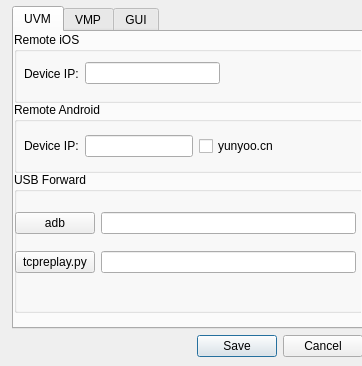
<?xml version="1.0" encoding="UTF-8"?>
<ui version="4.0">
 <class>VMPSettingsDialog</class>
 <widget class="QDialog" name="VMPSettingsDialog">
  <property name="geometry">
   <rect>
    <x>0</x>
    <y>0</y>
    <width>362</width>
    <height>366</height>
   </rect>
  </property>
  <property name="sizePolicy">
   <sizepolicy hsizetype="Expanding" vsizetype="Expanding">
    <horstretch>0</horstretch>
    <verstretch>0</verstretch>
   </sizepolicy>
  </property>
  <property name="windowTitle">
   <string>Settings</string>
  </property>
  <property name="windowIcon">
   <iconset resource="../gui/resource.qrc">
    <normaloff>:/icons/images/settings.png</normaloff>:/icons/images/settings.png</iconset>
  </property>
  <property name="autoFillBackground">
   <bool>true</bool>
  </property>
  <widget class="QWidget" name="layoutWidget">
   <property name="geometry">
    <rect>
     <x>12</x>
     <y>6</y>
     <width>351</width>
     <height>351</height>
    </rect>
   </property>
   <layout class="QVBoxLayout" name="verticalLayout_4">
    <item>
     <widget class="QTabWidget" name="tabWidget">
      <property name="autoFillBackground">
       <bool>true</bool>
      </property>
      <property name="currentIndex">
       <number>0</number>
      </property>
      <property name="tabsClosable">
       <bool>false</bool>
      </property>
      <widget class="QWidget" name="tabUVM">
       <attribute name="title">
        <string>UVM</string>
       </attribute>
       <widget class="QGroupBox" name="groupBox">
        <property name="geometry">
         <rect>
          <x>0</x>
          <y>0</y>
          <width>351</width>
          <height>71</height>
         </rect>
        </property>
        <property name="title">
         <string>Remote iOS</string>
        </property>
        <widget class="QWidget" name="layoutWidget">
         <property name="geometry">
          <rect>
           <x>10</x>
           <y>30</y>
           <width>331</width>
           <height>23</height>
          </rect>
         </property>
         <layout class="QHBoxLayout" name="horizontalLayout_3">
          <item>
           <widget class="QLabel" name="label">
            <property name="text">
             <string>Device IP:</string>
            </property>
           </widget>
          </item>
          <item>
           <widget class="QLineEdit" name="lineEditiOSIP"/>
          </item>
          <item>
           <spacer name="horizontalSpacer">
            <property name="orientation">
             <enum>Qt::Horizontal</enum>
            </property>
            <property name="sizeHint" stdset="0">
             <size>
              <width>40</width>
              <height>20</height>
             </size>
            </property>
           </spacer>
          </item>
         </layout>
        </widget>
       </widget>
       <widget class="QGroupBox" name="groupBox_2">
        <property name="geometry">
         <rect>
          <x>0</x>
          <y>70</y>
          <width>349</width>
          <height>71</height>
         </rect>
        </property>
        <property name="title">
         <string>Remote Android</string>
        </property>
        <widget class="QWidget" name="layoutWidget">
         <property name="geometry">
          <rect>
           <x>10</x>
           <y>30</y>
           <width>331</width>
           <height>28</height>
          </rect>
         </property>
         <layout class="QHBoxLayout" name="horizontalLayout_4">
          <item>
           <widget class="QLabel" name="label_2">
            <property name="text">
             <string>Device IP:</string>
            </property>
           </widget>
          </item>
          <item>
           <widget class="QLineEdit" name="lineEditAndroidIP"/>
          </item>
          <item>
           <widget class="QCheckBox" name="checkBoxCloud">
            <property name="text">
             <string>yunyoo.cn</string>
            </property>
           </widget>
          </item>
          <item>
           <spacer name="horizontalSpacer_2">
            <property name="orientation">
             <enum>Qt::Horizontal</enum>
            </property>
            <property name="sizeHint" stdset="0">
             <size>
              <width>40</width>
              <height>20</height>
             </size>
            </property>
           </spacer>
          </item>
         </layout>
        </widget>
       </widget>
       <widget class="QGroupBox" name="groupBox_3">
        <property name="geometry">
         <rect>
          <x>0</x>
          <y>140</y>
          <width>349</width>
          <height>141</height>
         </rect>
        </property>
        <property name="title">
         <string>USB Forward</string>
        </property>
        <widget class="QWidget" name="layoutWidget">
         <property name="geometry">
          <rect>
           <x>1</x>
           <y>70</y>
           <width>341</width>
           <height>41</height>
          </rect>
         </property>
         <layout class="QHBoxLayout" name="horizontalLayout_2">
          <item>
           <widget class="QPushButton" name="pushButtonTcpReplay">
            <property name="text">
             <string>tcpreplay.py</string>
            </property>
           </widget>
          </item>
          <item>
           <widget class="QLineEdit" name="lineEditUsbmux"/>
          </item>
         </layout>
        </widget>
        <widget class="QWidget" name="layoutWidget">
         <property name="geometry">
          <rect>
           <x>1</x>
           <y>31</y>
           <width>341</width>
           <height>41</height>
          </rect>
         </property>
         <layout class="QHBoxLayout" name="horizontalLayout">
          <item>
           <widget class="QPushButton" name="pushButtonADB">
            <property name="text">
             <string>adb</string>
            </property>
           </widget>
          </item>
          <item>
           <widget class="QLineEdit" name="lineEditADB"/>
          </item>
         </layout>
        </widget>
       </widget>
      </widget>
      <widget class="QWidget" name="tab">
       <attribute name="title">
        <string>VMP</string>
       </attribute>
       <widget class="QWidget" name="layoutWidget">
        <property name="geometry">
         <rect>
          <x>0</x>
          <y>10</y>
          <width>341</width>
          <height>261</height>
         </rect>
        </property>
        <layout class="QVBoxLayout" name="verticalLayout_2">
         <item>
          <layout class="QHBoxLayout" name="horizontalLayout_5">
           <item>
            <widget class="QPushButton" name="pushButtonPVMPRoot">
             <property name="text">
              <string>PVMP Root</string>
             </property>
            </widget>
           </item>
           <item>
            <widget class="QLineEdit" name="lineEditPVMPRoot"/>
           </item>
          </layout>
         </item>
         <item>
          <layout class="QVBoxLayout" name="verticalLayout">
           <item>
            <widget class="QPushButton" name="pushButtonLibsDir">
             <property name="text">
              <string>Dependent Libs Directories</string>
             </property>
            </widget>
           </item>
           <item>
            <widget class="QTextEdit" name="textEditLibsDirs"/>
           </item>
          </layout>
         </item>
         <item>
          <widget class="QCheckBox" name="checkBoxRTStatic">
           <property name="text">
            <string>Static Runtime</string>
           </property>
          </widget>
         </item>
         <item>
          <spacer name="verticalSpacer">
           <property name="orientation">
            <enum>Qt::Vertical</enum>
           </property>
           <property name="sizeHint" stdset="0">
            <size>
             <width>20</width>
             <height>40</height>
            </size>
           </property>
          </spacer>
         </item>
        </layout>
       </widget>
      </widget>
      <widget class="QWidget" name="tabGui">
       <attribute name="title">
        <string>GUI</string>
       </attribute>
       <layout class="QVBoxLayout" name="verticalLayout_11">
        <item>
         <widget class="QCheckBox" name="chkFpuRegistersLittleEndian">
          <property name="sizePolicy">
           <sizepolicy hsizetype="Preferred" vsizetype="Fixed">
            <horstretch>0</horstretch>
            <verstretch>0</verstretch>
           </sizepolicy>
          </property>
          <property name="text">
           <string>Show FPU registers as little endian</string>
          </property>
         </widget>
        </item>
        <item>
         <widget class="QCheckBox" name="chkSaveColumnOrder">
          <property name="text">
           <string>Save GUI layout and column orders</string>
          </property>
         </widget>
        </item>
        <item>
         <widget class="QCheckBox" name="chkNoCloseDialog">
          <property name="text">
           <string>Don't show close dialog</string>
          </property>
         </widget>
        </item>
        <item>
         <widget class="QCheckBox" name="chkPidTidInHex">
          <property name="text">
           <string>Show PID/TID in HEX</string>
          </property>
         </widget>
        </item>
        <item>
         <widget class="QCheckBox" name="chkSaveLoadTabOrder">
          <property name="text">
           <string>Enable Load/Save Tab Order</string>
          </property>
         </widget>
        </item>
        <item>
         <widget class="QCheckBox" name="chkNoForegroundWindow">
          <property name="text">
           <string>Do not call SetForegroundWindow</string>
          </property>
         </widget>
        </item>
        <item>
         <widget class="QCheckBox" name="chkShowExitConfirmation">
          <property name="text">
           <string>Show exit confirmation dialog</string>
          </property>
         </widget>
        </item>
        <item>
         <widget class="QCheckBox" name="chkDisableAutoComplete">
          <property name="text">
           <string>Disable auto completion in goto dialog</string>
          </property>
         </widget>
        </item>
        <item>
         <widget class="QCheckBox" name="chkShowGraphRva">
          <property name="text">
           <string>Show RVA addresses in graph view</string>
          </property>
         </widget>
        </item>
        <item>
         <widget class="QCheckBox" name="chkGraphZoomMode">
          <property name="text">
           <string>Graph zoom mode</string>
          </property>
         </widget>
        </item>
        <item>
         <spacer name="verticalSpacerGUI">
          <property name="orientation">
           <enum>Qt::Vertical</enum>
          </property>
          <property name="sizeHint" stdset="0">
           <size>
            <width>20</width>
            <height>40</height>
           </size>
          </property>
         </spacer>
        </item>
       </layout>
      </widget>
     </widget>
    </item>
    <item>
     <layout class="QHBoxLayout" name="horizontalLayoutSaveCancel">
      <item>
       <spacer name="horizontalSpacerSaveCancel">
        <property name="orientation">
         <enum>Qt::Horizontal</enum>
        </property>
        <property name="sizeHint" stdset="0">
         <size>
          <width>40</width>
          <height>20</height>
         </size>
        </property>
       </spacer>
      </item>
      <item>
       <widget class="QPushButton" name="btnSave">
        <property name="text">
         <string>Save</string>
        </property>
        <property name="default">
         <bool>true</bool>
        </property>
       </widget>
      </item>
      <item>
       <widget class="QPushButton" name="btnCancel">
        <property name="text">
         <string>Cancel</string>
        </property>
       </widget>
      </item>
     </layout>
    </item>
   </layout>
  </widget>
 </widget>
 <tabstops>
  <tabstop>tabWidget</tabstop>
  <tabstop>btnSave</tabstop>
  <tabstop>btnCancel</tabstop>
 </tabstops>
 <resources>
  <include location="../gui/resource.qrc"/>
 </resources>
 <connections>
  <connection>
   <sender>btnCancel</sender>
   <signal>clicked()</signal>
   <receiver>VMPSettingsDialog</receiver>
   <slot>reject()</slot>
   <hints>
    <hint type="sourcelabel">
     <x>358</x>
     <y>252</y>
    </hint>
    <hint type="destinationlabel">
     <x>357</x>
     <y>236</y>
    </hint>
   </hints>
  </connection>
  <connection>
   <sender>btnSave</sender>
   <signal>clicked()</signal>
   <receiver>VMPSettingsDialog</receiver>
   <slot>accept()</slot>
   <hints>
    <hint type="sourcelabel">
     <x>286</x>
     <y>250</y>
    </hint>
    <hint type="destinationlabel">
     <x>279</x>
     <y>236</y>
    </hint>
   </hints>
  </connection>
 </connections>
</ui>
